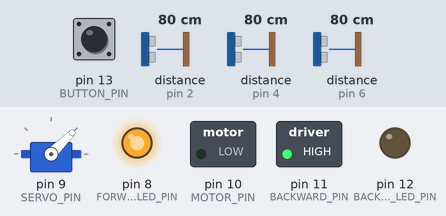
Simulated run of this sketch. Board: Arduino Uno, built with avr-gcc and run on an emulated ATmega328P. On the bench: servo, switched loads named in the sketch (green lamp = pin HIGH), output pins drawn as LEDs (lit = HIGH). Wiring (inferred from the names in the program): 3 × ultrasonic range finder: trigger pin 3, echo pin 2 / trigger pin 5, echo pin 4 / trigger pin 7, echo pin 6. The test bench sets the inputs (shaded band); at power-on: distance to the obstacle (sensors on pin 2, pin 4, pin 6) 80 cm, pin 13 (BUTTON_PIN) HIGH. The echo pulse lasts 58.3 µs per cm; pins used as bus, display or sensor lines are not drawn.

Above: at 1.2 s.
1.3 s: distance to the obstacle (sensor on pin 2) set to 74 cm
At 2.5 s:
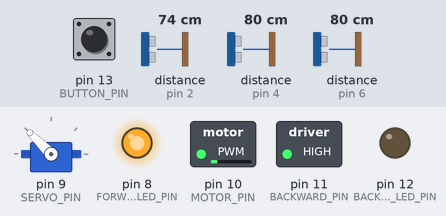
2.8 s: distance to the obstacle (sensor on pin 4) set to 52 cm
At 3.3 s:
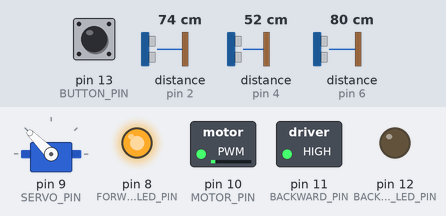
4.3 s: distance to the obstacle (sensor on pin 4) set to 42 cm
At 5.1 s:
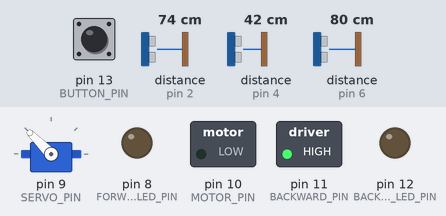
7.3 s: pin 13 (BUTTON_PIN) pulled LOW for 0.15 s
At 8.8 s:
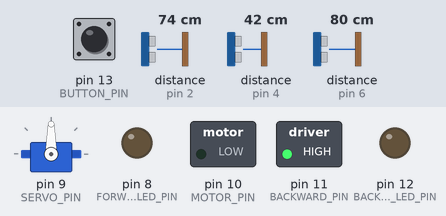
10.4 s: pin 13 (BUTTON_PIN) pulled LOW for 3.2 s
At 13.0 s:
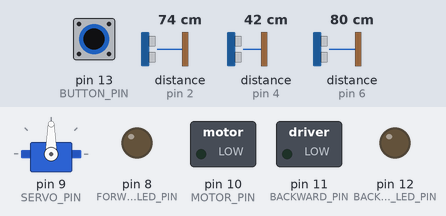
16.6 s: pin 13 (BUTTON_PIN) pulled LOW for 1 s
At 22.8 s:
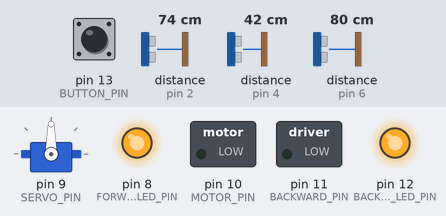
Timing chart, 0 to 24.0 s (numbered marks = the images above; inputs shaded):
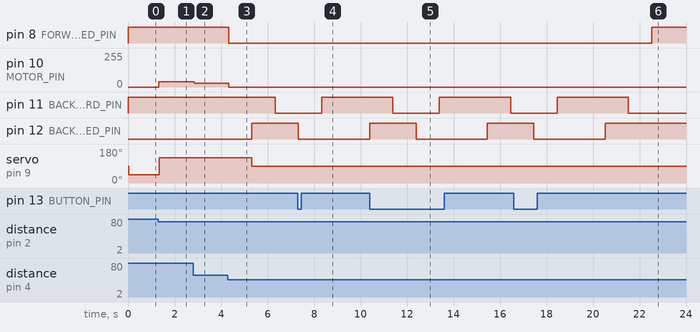

Measured:
- the behaviour switches between 80 and 79 cm on distance to the obstacle (sensor on pin 2) (found by bisection; images 0 and 1)
- the behaviour switches between 47 and 46 cm on distance to the obstacle (sensor on pin 4) (found by bisection; images 2 and 3)
- after the input at 1.3 s, pin 10 (MOTOR_PIN): 0/255 → 39/255 at once; servo on pin 9 (SERVO_PIN): 45° → 135° at once
- after the input at 2.8 s, pin 10 (MOTOR_PIN): 39/255 → 27/255 after 0.06 s
- after the input at 4.3 s, pin 8 (FORWARD_LED_PIN): HIGH → LOW at once; pin 10 (MOTOR_PIN): 27/255 → 0/255 at once; pin 11 (BACKWARD_PIN): HIGH → LOW after 2.0 s; pin 12 (BACKWARD_LED_PIN): LOW → HIGH after 1.0 s; servo on pin 9 (SERVO_PIN): 135° → 90° after 1.0 s
- after the input at 7.3 s, pin 8 (FORWARD_LED_PIN): stays LOW (without the input it goes to HIGH after 0.03 s); pin 10 (MOTOR_PIN): stays 0/255 (without the input it goes to 27/255 after 0.03 s); pin 11 (BACKWARD_PIN): LOW → HIGH after 1.0 s; pin 12 (BACKWARD_LED_PIN): HIGH → LOW at once, → HIGH 3.1 s later
- after the input at 10.4 s, pin 8 (FORWARD_LED_PIN): stays LOW (without the input it goes to HIGH after 2.0 s); pin 12 (BACKWARD_LED_PIN): HIGH → LOW after 2.0 s, → HIGH 3.1 s later
- after the input at 16.6 s, pin 8 (FORWARD_LED_PIN): LOW → HIGH after 5.9 s instead of 0.86 s; pin 11 (BACKWARD_PIN): LOW → HIGH after 1.9 s, → LOW 3.1 s later; pin 12 (BACKWARD_LED_PIN): HIGH → LOW after 0.86 s, → HIGH 3.1 s later

The sketch:

interweek_sim.ino
```cpp
#include <Servo.h>

const int FRONT_TRIG_PIN = 5;
const int FRONT_ECHO_PIN = 4;
const int LEFT_TRIG_PIN = 3;
const int LEFT_ECHO_PIN = 2;
const int RIGHT_TRIG_PIN = 7;
const int RIGHT_ECHO_PIN = 6;
const int FORWARD_LED_PIN = 8;
const int BACKWARD_LED_PIN = 12;
const int SERVO_PIN = 9;
const int BUTTON_PIN = 13;
const int MOTOR_PIN = 10;
const int BACKWARD_PIN = 11;

const int ANGLE_MAX = 135;
const int ANGLE_MIN = 45;
const int ANGLE_FORWARD = 90;

const float CRITICAL = 40;
const float AVOIDING = 150;
const float MAX_RANGE = 400;

const int REFRESH_TIME = 50;

const float SOUND_SPEED = 0.0343;

int trig_pins[3] = {FRONT_TRIG_PIN, LEFT_TRIG_PIN, RIGHT_TRIG_PIN};
int echo_pins[3] = {FRONT_ECHO_PIN, LEFT_ECHO_PIN, RIGHT_ECHO_PIN};
char lib_pins[3][6] = {"Front", "Right", "Left"};
char receivedChar;

int trig_pin, echo_pin;
float duration, distance;
float distances[3];
int avoid;
int throttle = 0;
int max_throttle = 255;

Servo servo;

void setup() {

  pinMode(FORWARD_LED_PIN, OUTPUT);
  pinMode(BACKWARD_LED_PIN, OUTPUT);
  pinMode(BACKWARD_PIN, OUTPUT);
  digitalWrite(BACKWARD_PIN, HIGH); // to go forward, backward pin need to set high
  pinMode(MOTOR_PIN, OUTPUT);
  pinMode(BUTTON_PIN, INPUT);
  for (int i=0; i<3; i++) {
    pinMode(trig_pins[i], OUTPUT);
    pinMode(echo_pins[i], INPUT);
  }
  servo.attach(SERVO_PIN);
  Serial.begin(9600);
}

void loop() {
  if(is_button_active()) {
    set_measures();
    if (is_in_danger()) {
      go_backward();
    } else {
      go_forward();
    }
  }
  else if (digitalRead(BUTTON_PIN)==0){
    turn_off_forward_motor();
  }
  delay(REFRESH_TIME);
}

void set_measures() { // Met à jour les distances des senseurs
  for (int i=0; i<3; i++) {

    trig_pin = trig_pins[i];
    echo_pin = echo_pins[i];

    digitalWrite(trig_pin, LOW);
    delayMicroseconds(2);
    digitalWrite(trig_pin, HIGH);
    delayMicroseconds(10);
    digitalWrite(trig_pin, LOW);

    duration = pulseIn(echo_pin, HIGH);
    if (duration > 0){
      distance = cos(PI/6) * (duration * SOUND_SPEED) / 2;
      distances[i] = distance;
    } else {
      distances[i] = MAX_RANGE;
    }
    set_max_speed();
  }
}

void go_right() { // Oriente les roues vers la droite
  servo.write(ANGLE_MAX);
}

void go_left() { // Oriente les roues vers la gauche
  servo.write(ANGLE_MIN);
}

void go_straight() { // Oriente les roues vers l'avant
	servo.write(ANGLE_FORWARD);
}

bool is_in_danger() { // Si il y a une obstacle proche
  if (distances[0] < CRITICAL) {
  	return true;
  }
  if (distances[1] < CRITICAL or distances[2] < CRITICAL) {
  	return true;
  }
  return false;
}

int need_avoiding() { // Renvoie l'index de la direction du véhicule (0: droit devant, 1: gauche, 2: droite)
  float front_distance = distances[0];
  float left_distance = distances[1];
  float right_distance = distances[2];

  if ((left_distance < AVOIDING and right_distance < AVOIDING) or front_distance < AVOIDING) {
    if (left_distance < right_distance) {
      return 1;
    } else {
      return 2;
    }
  }
  if (left_distance < AVOIDING) {
    return 1;
  }
  if (right_distance < AVOIDING) {
  	return 2;
  }
  return 0;
}

void go_backward() { // Demarre la marche arrière du véhicule
  turn_off_forward_motor();
  go_straight();
  turn_on_backward_motor();
  while (need_avoiding() and is_button_active()) {
  	set_measures();
    delay(REFRESH_TIME);
  }
  turn_off_backward_motor();
}

void go_forward() { // Demarre la marche avant du véhicule
  turn_on_forward_motor();
  set_measures();
  avoid = need_avoiding();

  if(avoid == 1){
    go_right();
  } else if(avoid == 2) {
    go_left();
  } else if (avoid == 0) {
    go_straight();
  }
}

void turn_on_forward_motor() { // Demarre la marche avant du moteur
  digitalWrite(FORWARD_LED_PIN, HIGH);

  while (throttle < max_throttle) {
  	ramping_throttle();
  }
  if (throttle > max_throttle) {
    throttle = max_throttle;
    analogWrite(MOTOR_PIN, throttle);
  }
}

void turn_off_forward_motor() { // Arrete la marche avant du moteur
  digitalWrite(FORWARD_LED_PIN, LOW);

  analogWrite(MOTOR_PIN,0);
  delay(1000);
}

void turn_on_backward_motor() { // Demarre la marche arrière du moteur
  digitalWrite(BACKWARD_LED_PIN, HIGH);

  turn_off_forward_motor();
  digitalWrite(BACKWARD_PIN,LOW);
  delay(1000);
  turn_on_forward_motor();
}

void turn_off_backward_motor() { // Arrete la marche arrière du moteur
  digitalWrite(BACKWARD_LED_PIN, LOW);

  turn_off_forward_motor();
  digitalWrite(BACKWARD_PIN, HIGH);
  delay(1000);
}

void ramping_throttle() { // Active petit à petit le throttle
  throttle+=5;
  analogWrite(MOTOR_PIN,throttle);
  delay(1);
}

void set_max_speed(){
  if (distances[0] < distances[1] and distances[0] < distances[2]){
    max_throttle = int(distances[0]/1.6);
  } else if (distances[1] < distances[0] and distances[1] < distances[2]){
    max_throttle = int(distances[1]/1.6);
  } else if (distances[2] < distances[0] and distances[2] < distances[1]){
    max_throttle = int(distances[2]/1.6);
  }
}

bool is_button_active() { // Vrai lorsque le signal est activé
  return digitalRead(BUTTON_PIN)==1;
}
```
